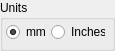
   <widget class="QGroupBox" name="groupBox">
    <property name="geometry">
     <rect>
      <x>10</x>
      <y>10</y>
      <width>115</width>
      <height>51</height>
     </rect>
    </property>
    <property name="sizePolicy">
     <sizepolicy hsizetype="Fixed" vsizetype="Fixed">
      <horstretch>0</horstretch>
      <verstretch>0</verstretch>
     </sizepolicy>
    </property>
    <property name="font">
     <font>
      <pointsize>9</pointsize>
     </font>
    </property>
    <property name="title">
     <string>Units</string>
    </property>
    <widget class="QWidget" name="layoutWidget">
     <property name="geometry">
      <rect>
       <x>0</x>
       <y>20</y>
       <width>111</width>
       <height>25</height>
      </rect>
     </property>
     <property name="font">
      <font>
       <pointsize>9</pointsize>
      </font>
     </property>
     <layout class="QHBoxLayout" name="horizontalLayout">
      <property name="spacing">
       <number>0</number>
      </property>
      <property name="leftMargin">
       <number>6</number>
      </property>
      <property name="topMargin">
       <number>0</number>
      </property>
      <property name="rightMargin">
       <number>6</number>
      </property>
      <property name="bottomMargin">
       <number>0</number>
      </property>
      <item>
       <widget class="QRadioButton" name="mmBtn">
        <property name="font">
         <font>
          <pointsize>9</pointsize>
         </font>
        </property>
        <property name="text">
         <string>mm</string>
        </property>
        <property name="checked">
         <bool>true</bool>
        </property>
       </widget>
      </item>
      <item>
       <widget class="QRadioButton" name="InBtn">
        <property name="font">
         <font>
          <pointsize>9</pointsize>
         </font>
        </property>
        <property name="text">
         <string>Inches</string>
        </property>
       </widget>
      </item>
     </layout>
    </widget>
   </widget>
